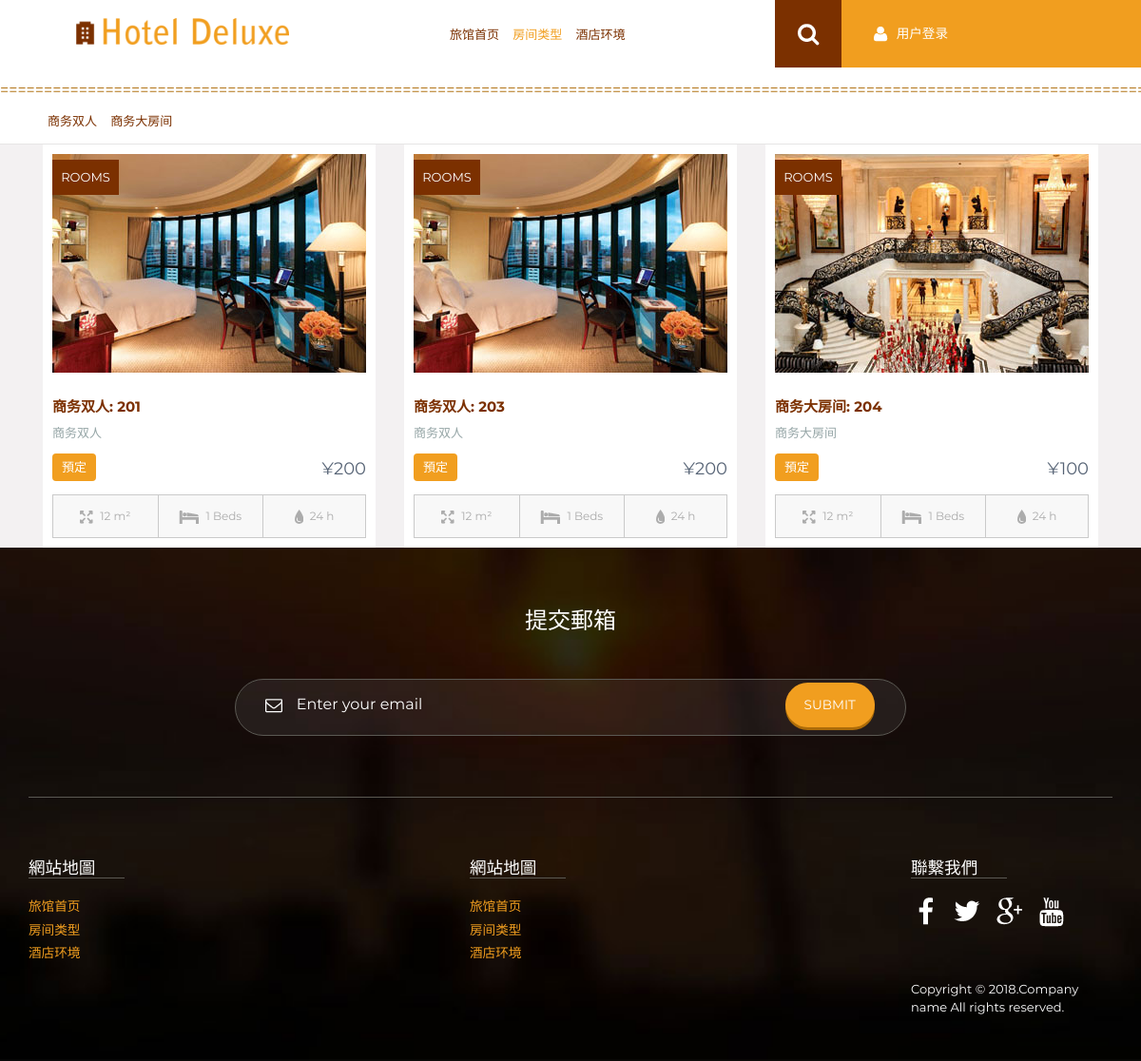
The app's page /rooms/, older data.
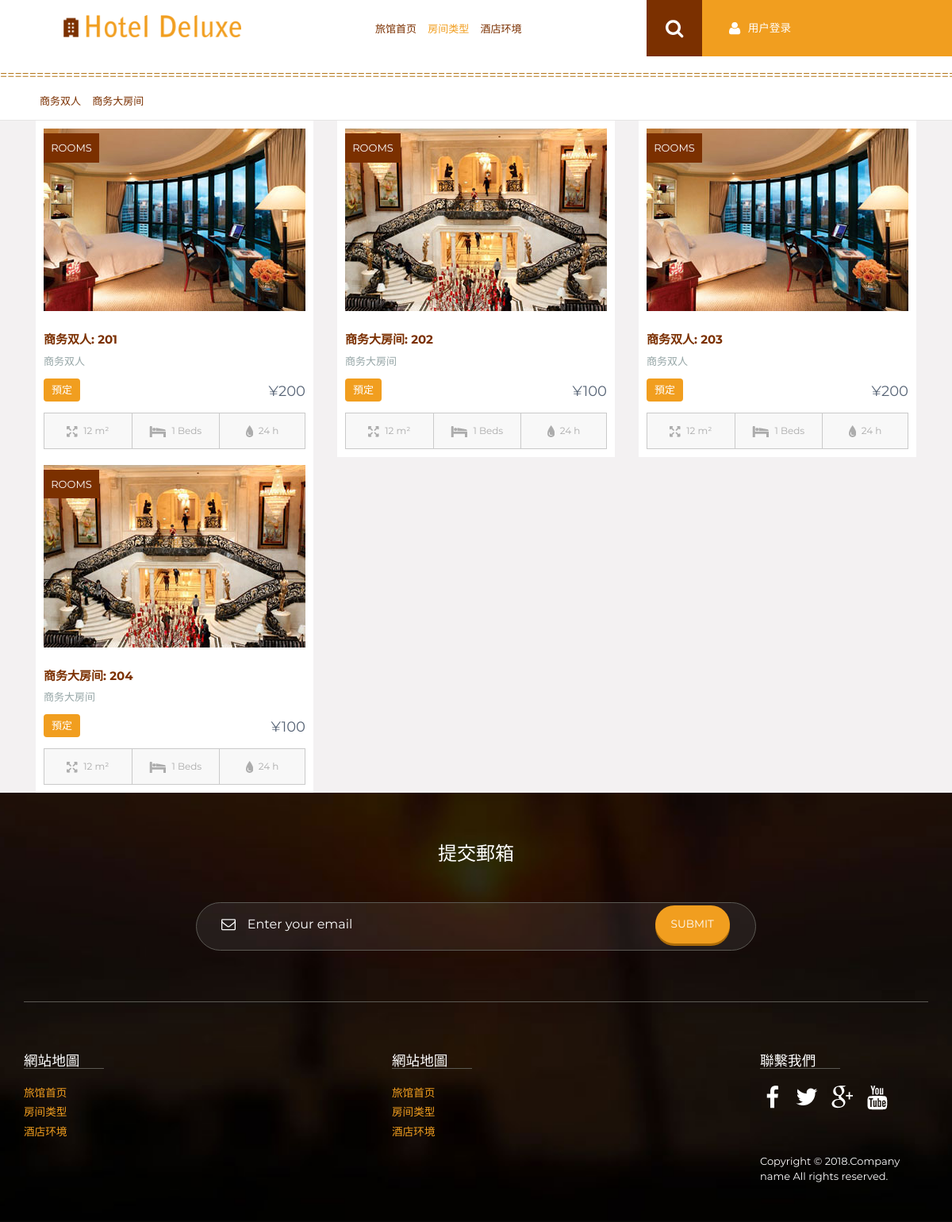
The same page, newer data.
### app/models.py (models this page shows, shortened)
class Room(models.Model):
    room_number = models.CharField(max_length=10, unique=True, null=False,verbose_name='房屋編號')
    price = models.IntegerField(verbose_name='價格')
    img = models.ImageField(upload_to='./static/upload/', default='img/l2.jpg',verbose_name='圖片')
    category = models.CharField(max_length=10,verbose_name='房屋類別')
    available = models.BooleanField(default=1,verbose_name='是否可用')
    status = models.IntegerField(default=1,verbose_name='是否租出')
    user = models.CharField(max_length=30, null=True,verbose_name='預定/出租用戶')
    evaluation = models.CharField(max_length=100, default='暫無評價',verbose_name='評價')
    number = models.IntegerField(default=0,verbose_name='預定次數')
    fraction = models.CharField(max_length=10, default='star2.png',verbose_name='評價分數')

### app/views.py (the view)
# urls.py: path('rooms/', rooms, name='room'),
def rooms(request):
    user = islogin(request)
    rooms_list = Room.objects.values('category').distinct()
    try:
        category = request.GET['c']
        rooms = Room.objects.all().filter(category=category)
    except:
        rooms = Room.objects.all()
        category = None
    return render(request, 'rooms.html', {'user': user, 'rooms_list': rooms_list, 'category': category, 'wow': rooms})

### app/unit.py (called while the page is built)
def islogin(request):
    try:
        user = User.objects.get(username=request.session['username'])
    except:
        user = None
    return user

### templates/rooms.html
{% extends 'base.html' %}
{% load static %}
{% block container %}
    <div class="container">
        {% for i in wow %}
            {% if i.available %}
                <div class="col-md-4 wow fadeInLeft" data-wow-delay="0.4s">
                    <div class="living_box"><a href="/yuding/?id={{ i.id }}">
                        <img src="/{{ i.img }}" class="img-responsive" alt="/{{ i.img }}"/>
                        <span class="sale-box">
				  <span class="sale-label">Rooms</span>
			    </span>
                    </a>
                        <div class="living_desc">
                            <h3><a href="#">{{ i.category }}: {{ i.room_number }}</a></h3>
                            <p>{{ i.category }}</p>
                            <a href="/yuding/?id={{ i.id }}" class="btn3">預定</a>
                            <p class="price">¥{{ i.price }}</p>
                        </div>
                        <table border="1" class="propertyDetails">
                            <tbody>
                            <tr>
                                <td><img src="{% static 'img/area.png' %}" alt="" style="margin-right:7px;">12 m²</td>
                                <td><img src="{% static 'img/bed.png' %}" alt="" style="margin-right:7px;">1 Beds</td>
                                <td><img src="{% static 'img/drop.png' %}" alt="" style="margin-right:7px;">24 h</td>
                            </tr>
                            </tbody>
                        </table>
                    </div>
                </div>
            {% endif %}
        {% endfor %}
    </div>
{% endblock %}

Row changes from the older to the newer data that the page shows:
now on this page (row edited): Room: img (picture), category "商务大房间", room_number "202", price "100", available True (drawn)
